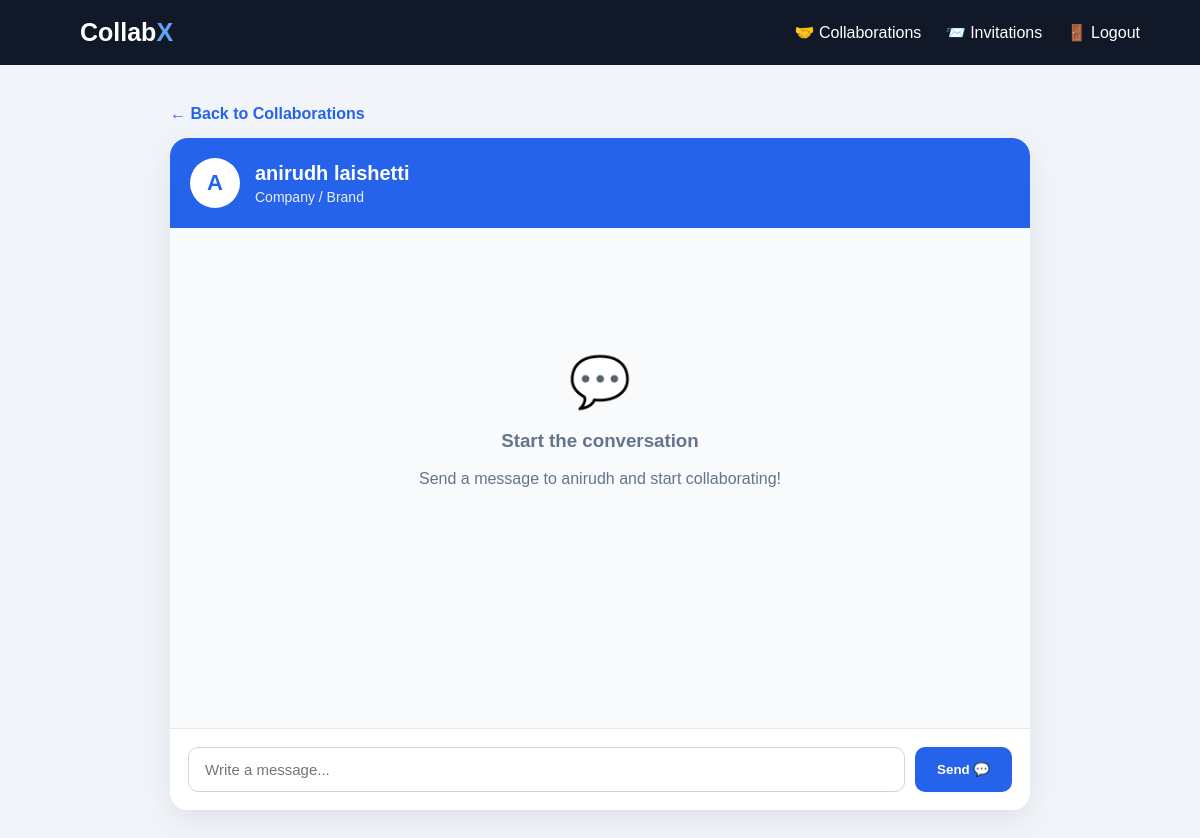
Screenshot of /chat/3 (signed in) with the database file from the repository.
### tables this page shows
CREATE TABLE users (

            id INTEGER PRIMARY KEY AUTOINCREMENT,

            first_name TEXT NOT NULL,

            last_name TEXT NOT NULL,

            email TEXT UNIQUE NOT NULL,

            role TEXT NOT NULL,

            password TEXT NOT NULL,

            created_at TIMESTAMP DEFAULT CURRENT_TIMESTAMP

        );

### app.py (the view, shortened to what this page needs)
@app.route(
    "/chat/<int:user_id>",
    methods=["GET", "POST"]
)
def chat(user_id):
    if "user_id" not in session:
        return redirect(
            url_for("login")
        )
    current_user_id = session["user_id"]
    if current_user_id == user_id:
        return redirect(
            url_for("collaborations")
        )
    connection = get_db()
    other_user = connection.execute("""
        SELECT
            users.id,
            users.first_name,
            users.last_name,
            users.role,
            profiles.profile_picture

        FROM users

        LEFT JOIN profiles
        ON users.id = profiles.user_id

        WHERE users.id = ?

    """, (
        user_id,
    )).fetchone()
    if other_user is None:
        connection.close()
        return "User not found", 404
    collaboration = connection.execute("""
        SELECT id

        FROM invitations

        WHERE status = 'accepted'

        AND (
            (
                sender_id = ?
                AND receiver_id = ?
            )

            OR

            (
                sender_id = ?
                AND receiver_id = ?
            )
        )

    """, (
        current_user_id,
        user_id,
        user_id,
        current_user_id
    )).fetchone()
    if collaboration is None:
        connection.close()
        return (
            "You can only message accepted collaborators.",
            403
        )
    messages = connection.execute("""
        SELECT
            messages.id,
            messages.sender_id,
            messages.receiver_id,
            messages.message,
            messages.created_at,

            users.first_name,
            users.last_name

        FROM messages

        JOIN users
        ON messages.sender_id = users.id

        WHERE
            (
                messages.sender_id = ?
                AND messages.receiver_id = ?
            )

            OR

            (
                messages.sender_id = ?
                AND messages.receiver_id = ?
            )

        ORDER BY messages.created_at ASC

    """, (
        current_user_id,
        user_id,
        user_id,
        current_user_id
    )).fetchall()
    connection.close()
    return render_template(
        "chat.html",
        other_user=other_user,
        messages=messages
    )

### app.py (called while the page is built)
def get_db():
    connection = sqlite3.connect(
        "collabx.db"
    )
    connection.row_factory = sqlite3.Row
    return connection

@app.context_processor
def inject_unread_messages():
    if "user_id" not in session:
        return {
            "unread_messages": 0,
            "unread_invitations": 0
        }
    connection = get_db()
    unread_messages = connection.execute("""
        SELECT COUNT(*) AS count
        FROM messages
        WHERE receiver_id = ?
        AND is_read = 0
    """, (session["user_id"],)).fetchone()["count"]
    unread_invitations = connection.execute("""
        SELECT COUNT(*) AS count
        FROM invitations
        WHERE receiver_id = ?
        AND status = 'pending'
    """, (session["user_id"],)).fetchone()["count"]
    connection.close()
    return {
        "unread_messages": unread_messages,
        "unread_invitations": unread_invitations
    }

### templates/chat.html (shortened to what this page needs)
<!DOCTYPE html>
<html lang="en">
<head>
</head>
<body>
<nav>
    <a
        href="{{ url_for('dashboard') }}"
        class="logo"
    >
        Collab<span>X</span>
    </a>
    <div>
        <a href="{{ url_for('collaborations') }}">
            🤝 Collaborations
        </a>
        <a href="{{ url_for('invitations') }}">
            📨 Invitations
        </a>
        <a href="{{ url_for('logout') }}">
            🚪 Logout
        </a>
    </div>
</nav>
<div class="chat-container">
    <a
        href="{{ url_for('collaborations') }}"
        class="back"
    >
        ← Back to Collaborations
    </a>
    <div class="chat-box">
        <div class="chat-header">
            {% if other_user.profile_picture %}
                <img
                    src="{{ url_for(
                        'static',
                        filename=other_user.profile_picture
                    ) }}"
                    class="profile-picture"
                    alt="Profile picture"
                >
            {% else %}
                <div class="profile-placeholder">
                    {{ other_user.first_name[0]|upper }}
                </div>
            {% endif %}
            <div>
                <div class="chat-name">
                    {{ other_user.first_name }}
                    {{ other_user.last_name }}
                </div>
                <div class="chat-role">
                    {{ other_user.role }}
                </div>
            </div>
        </div>
        <div class="messages">
            {% if messages %}
                {% for message in messages %}
                    {% if message.sender_id == session["user_id"] %}
                        <div class="message-row mine">
                            <div class="message mine">
                                <div class="message-name">
                                    You
                                </div>
                                {{ message.message }}
                                <div class="message-time">
                                    {{ message.created_at }}
                                </div>
                            </div>
                        </div>
                    {% else %}
                        <div class="message-row">
                            <div class="message theirs">
                                <div class="message-name">
                                    {{ message.first_name }}
                                    {{ message.last_name }}
                                </div>
                                {{ message.message }}
                                <div class="message-time">
                                    {{ message.created_at }}
                                </div>
                            </div>
                        </div>
                    {% endif %}
                {% endfor %}
            {% else %}
                <div class="empty-chat">
                    <div class="empty-chat-icon">
                        💬
                    </div>
                    <h3>
                        Start the conversation
                    </h3>
                    <p>
                        Send a message to
                        {{ other_user.first_name }}
                        and start collaborating!
                    </p>
                </div>
            {% endif %}
        </div>
        <form
            action="{{ url_for(
                'chat',
                user_id=other_user.id
            ) }}"
            method="POST"
            class="message-form"
        >
            <input
                type="text"
                name="message"
                class="message-input"
                placeholder="Write a message..."
                autocomplete="off"
                required
            >
            <button
                type="submit"
                class="send-button"
            >
                Send 💬
            </button>
        </form>
    </div>
</div>
</body>
</html>

### templates/chat.html (style rules this page uses)
* { box-sizing: border-box; }
body { margin: 0; font-family: Arial, sans-serif; background: #f1f5f9; }
nav { background: #111827; padding: 18px 5%; display: flex; justify-content: space-between; align-items: center; }
.logo { color: white; font-size: 25px; font-weight: bold; text-decoration: none; }
.logo span { color: #60a5fa; }
nav a { color: white; text-decoration: none; margin-left: 20px; }
.chat-container { max-width: 900px; margin: 40px auto; padding: 0 20px; }
.chat-box { background: white; border-radius: 18px; box-shadow: 0 10px 30px rgba(0,0,0,0.08); overflow: hidden; }
.chat-header { background: #2563eb; color: white; padding: 20px; display: flex; align-items: center; gap: 15px; }
.profile-placeholder { width: 50px; height: 50px; border-radius: 50%; background: white; color: #2563eb; display: flex; align-items: center; justify-content: center; font-size: 22px; font-weight: bold; }
.chat-name { font-size: 20px; font-weight: bold; }
.chat-role { font-size: 14px; opacity: 0.9; margin-top: 4px; }
.messages { height: 500px; overflow-y: auto; padding: 25px; background: #f8fafc; }
.empty-chat { text-align: center; padding: 100px 20px; color: #64748b; }
.empty-chat-icon { font-size: 50px; margin-bottom: 15px; }
.message-form { display: flex; gap: 10px; padding: 18px; border-top: 1px solid #e2e8f0; background: white; }
.message-input { flex: 1; padding: 13px 16px; border: 1px solid #cbd5e1; border-radius: 10px; font-size: 15px; outline: none; }
.send-button { padding: 13px 22px; border: none; border-radius: 10px; background: #2563eb; color: white; font-weight: bold; cursor: pointer; }
.back { display: inline-block; margin-bottom: 15px; color: #2563eb; text-decoration: none; font-weight: bold; }

### rows the page displays
users: first_name "A", first_name "anirudh", last_name "laishetti", role "Company / Brand"
